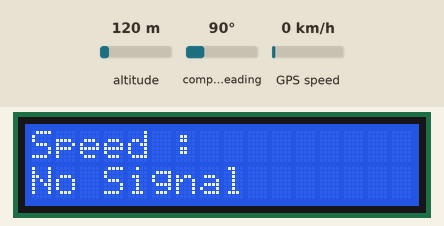
Recording of a sketch running on a simulated ESP32. Shown: 16×2 character LCD. Inputs (shaded band) come from the test bench; at power-on: GPS speed 0 km/h, altitude 120 m, compass heading 90°. The GPS gets a fix after 3 s at 37.7749, -122.4194 with 8 satellites; what the sketch prints to the serial monitor is not drawn.

Above: at 1.2 s.
1.3 s: GPS speed set to 2 km/h
At 3.7 s:
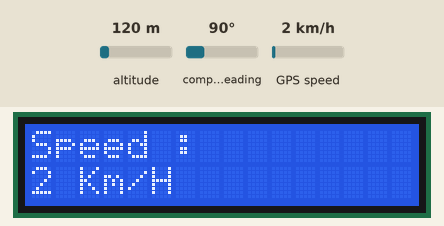
4.6 s: GPS speed set to 30 km/h
At 6.3 s:
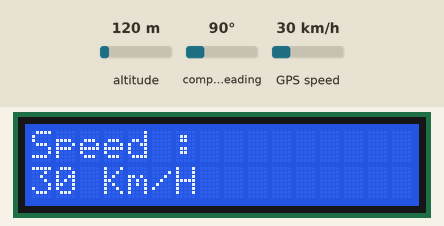
6.6 s: GPS speed set to 60 km/h
At 8.3 s:
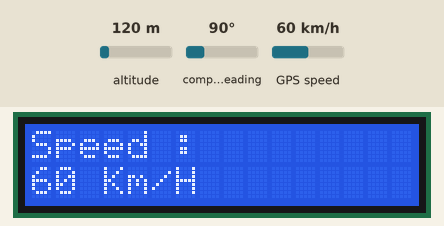
Timing chart, 0 to 9.8 s (numbered marks = the images above; inputs shaded):
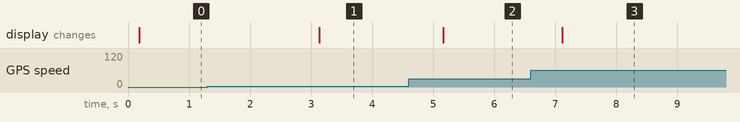

The sketch:

Speed_Count_GPS_ESP32.ino
```cpp
/*
 GitHub : samueljovial21
 https://github.com/samueljovial21
*/

#include <TinyGPS++.h>
#include <LiquidCrystal_I2C.h>

#define lcdColumns 16
#define lcdRows 2

LiquidCrystal_I2C lcd(0x27, lcdColumns, lcdRows);

#define RXD2 16
#define TXD2 17
HardwareSerial neogps(1);

TinyGPSPlus gps;

int speedValue;
int speedValueMph;

void setup() {
    Serial.begin(115200);
  //Begin serial communication Arduino IDE (Serial Monitor)

  //Begin serial communication Neo6mGPS
  neogps.begin(9600, SERIAL_8N1, RXD2, TXD2);

  // initialize LCD
  lcd.init();
  // turn on LCD backlight
  lcd.backlight();

}

void loop() {
  boolean newData = false;
  for (unsigned long start = millis(); millis() - start < 100;)
  {
    while (neogps.available())
    {
      if (gps.encode(neogps.read()))
      {
        newData = true;
      }
    }
  }

  //If newData is true
  if (newData == true)
  {
    newData = false;

    if (gps.satellites.value() != 0) {
      speedValue = gps.speed.kmph();
      speedValueMph = gps.speed.mph();
      Serial.print("Speed : ");
      Serial.print(speedValueMph);
      Serial.println(" m/h");
      String printValue = String(speedValue);
      lcd.clear();
      lcd.setCursor(0, 0);
      lcd.print("Speed :");
      lcd.setCursor(0, 1);
      lcd.print(printValue + " Km/H");
      delay(100);
    }
    else
    {
      Serial.println("No Signal");
      lcd.clear();
      lcd.setCursor(0, 0);
      lcd.print("Speed :");
      lcd.setCursor(0, 1);
      lcd.print("No Signal");
      delay(100);
    }
  }
}
```

Measured:
- after the input at 1.3 s, the display: changes after 1.8 s (image 1)
- after the input at 4.6 s, the display: changes after 0.57 s (image 2)
- after the input at 6.6 s, the display: changes after 0.51 s (image 3)
